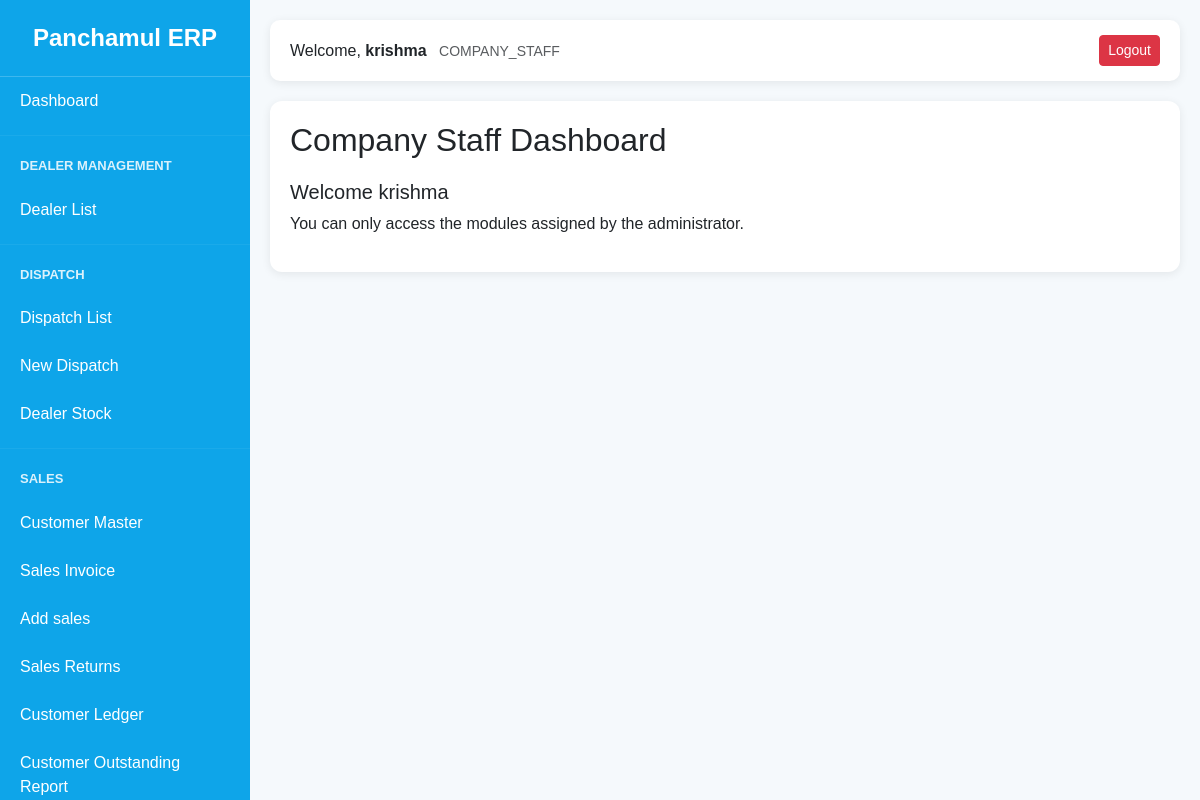
The app's page /dashboard/staff/ (signed in) with its own data.
### accounts/models.py (models this page shows, shortened)
class User(AbstractUser):
    ROLE_CHOICES = (
        ('SUPER_ADMIN', 'Super Admin'),
        ('COMPANY_STAFF', 'Company Staff'),
        ('DEALER_ADMIN', 'Dealer Admin'),
        ('DEALER_STAFF', 'Dealer Staff'),
    )
    role = models.CharField(
        max_length=20,
        choices=ROLE_CHOICES
    )
    phone = models.CharField(
        max_length=20,
        blank=True,
        null=True
    )
    is_active_user = models.BooleanField(
        default=True
    )

### dashboard/views.py (the view)
@login_required
def staff_dashboard(request):
    permissions = ModulePermission.objects.filter(
        user=request.user,
        can_view=True
    )
    context = {
        'permissions': permissions,
        'total_products': Product.objects.count(),
        'total_sales': Sale.objects.count(),
    }
    return render(
        request,
        'dashboard/staff/dashboard.html',
        context
    )

### accounts/context_processors.py (called while the page is built)
def user_permissions(request):
    permissions = {}
    if request.user.is_authenticated:
        perms = ModulePermission.objects.filter(
            user=request.user
        )
        for p in perms:
            permissions[p.module] = p
    return {
        'user_permissions': permissions
    }

### templates/dashboard/staff/dashboard.html
{% extends 'dashboard/base.html' %}
{% block content %}
<div class="card-box">
    <h2>Company Staff Dashboard</h2>
    <hr>
    <h5>
        Welcome {{ request.user.first_name }}
    </h5>
    <p>
        You can only access the modules assigned by the administrator.
    </p>
</div>
{% endblock %}

### templates/dashboard/base.html (shortened to what this page needs)
<!DOCTYPE html>
<html lang="en">
<head>
    <link href="https://cdn.jsdelivr.net/npm/bootstrap@5.3.3/dist/css/bootstrap.min.css"
          rel="stylesheet">
</head>
<body>
<div class="sidebar" id="sidebar">
    <div class="logo">
        Panchamul ERP
    </div>
    {% if request.user.role == 'SUPER_ADMIN' %}
        <a href="{% url 'super_dashboard' %}">
            Dashboard
        </a>
    {% else %}
        <a href="{% url 'staff_dashboard' %}">
            Dashboard
        </a>
    {% endif %}
    {% if request.user.role == 'SUPER_ADMIN' or user_permissions.DEALER.can_view %}
    <hr>
    <div class="menu-title">
        Dealer Management
    </div>
    <a href="{% url 'dealer_list' %}">
        Dealer List
    </a>
    {% endif %}
    {% if request.user.role == 'SUPER_ADMIN' or user_permissions.DISPATCH.can_view %}
    <hr>
    <div class="menu-title">
        Dispatch
    </div>
    <a href="{% url 'dispatch_list' %}">
        Dispatch List
    </a>
    <a href="{% url 'dispatch_create' %}">
        New Dispatch
    </a>
    <a href="{% url 'dealer_stock_list' %}">
    Dealer Stock
    </a>
    {% endif %}
    {% if request.user.role == 'SUPER_ADMIN' or user_permissions.SALES.can_view %}
   <hr>
        <div class="menu-title">
            Sales
        </div>
        <a href="{% url 'customer_list' %}">
            Customer Master
        </a>
        <a href="{% url 'sale_list' %}">
            Sales Invoice
        </a>
        <a href="{% url 'sale_create' %}">
            Add sales
        </a>
        <a href="{% url 'sales_return_list' %}">
            Sales Returns
        </a>
        <a href="{% url 'customer_ledger_list' %}">
            Customer Ledger
        </a>
        <a href="{% url 'customer_outstanding_report' %}">
            Customer Outstanding Report
        </a>
    {% endif %}
</div>
<div class="content">
    <div class="topbar d-flex justify-content-between align-items-center">
        <div>
            Welcome,
            <strong>
                {{ request.user.username }}
            </strong>
            <small class="text-muted ms-2">
                {{ request.user.role }}
            </small>
        </div>
        <div>
            <a href="{% url 'logout' %}"
               class="btn btn-danger btn-sm">
                Logout
            </a>
        </div>
    </div>
    {% block content %}
    {% endblock %}
</div>
</body>
</html>

### templates/dashboard/base.html (style rules this page uses)
body { margin:0; background:#f5f9fc; font-family: Arial, sans-serif; }
.sidebar { width:250px; height:100vh; position:fixed; top:0; left:0; background:#0EA5E9; color:white; overflow-y:auto; }
.logo { text-align:center; padding:20px; font-size:24px; font-weight:bold; border-bottom:1px solid rgba(255,255,255,.2); }
.menu-title { padding:10px 20px; font-size:13px; font-weight:bold; text-transform:uppercase; opacity:.85; }
.sidebar a { display:block; padding:12px 20px; color:white; text-decoration:none; transition:.3s; }
.content { margin-left:250px; padding:20px; }
.topbar { background:white; padding:15px 20px; border-radius:10px; box-shadow:0 2px 10px rgba(0,0,0,.08); margin-bottom:20px; }
.card-box { background:white; padding:20px; border-radius:12px; box-shadow:0 2px 10px rgba(0,0,0,.08); margin-bottom:20px; }
hr { margin:10px 0; border-color:rgba(255,255,255,.2); }

### records on screen
User: user.username "krishma", user.role "COMPANY_STAFF", user.first_name "krishma"
